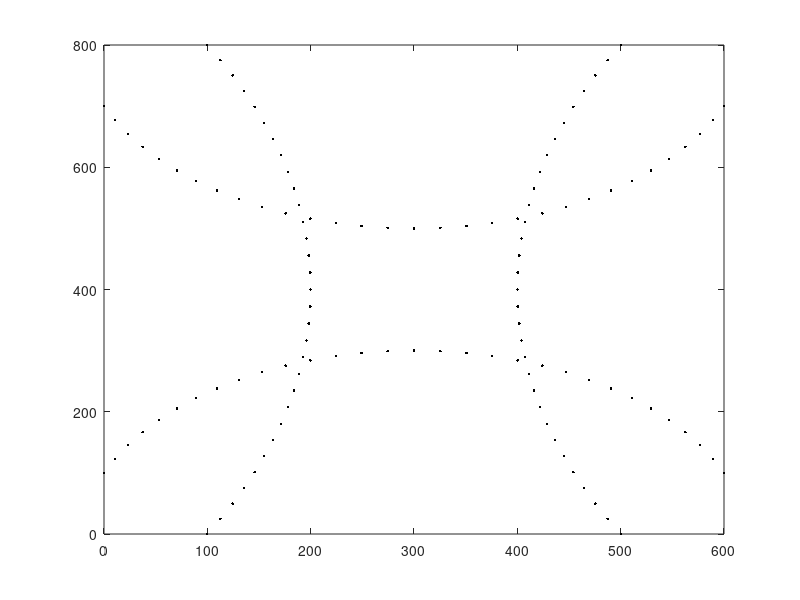

The MATLAB script that drew this image:
%% --------------------4 CURVED STIFFENERS ----------------------------
XX=[0,10.7117338180542,23.2007675170898,37.3898773193359,53.1922760009766,70.5108718872070,...
    89.2392730712891,109.263145446777,130.458847045898,152.696121215820,175.838409423828,199.742721557617,...
    224.262969970703,249.248443603516,274.545684814453,300.000152587891,325.454650878906,350.752716064453,...
    375.738922119141,400.259124755859,424.163452148438,447.304901123047,469.541412353516,490.737091064453,...
    510.760986328125,529.489929199219,546.808959960938,562.611267089844,576.800292968750,589.288696289063,600];

YY=[0,24.7065277099609,49.8134307861328,75.2942810058594,101.121543884277,127.267654418945,...
    153.704727172852,180.404602050781,207.338699340820,234.478332519531,261.794494628906,289.258178710938,...
    316.839965820313,344.510498046875,372.240203857422,399.999542236328,427.758880615234,455.488616943359,...
    483.159149169922,510.740936279297,538.204589843750,565.521179199219,592.661132812500,619.594909667969,...
    646.294433593750,672.731506347656,698.877624511719,724.704895019531,750.185791015625,775.293090820313,800];
XXstiffener(1,:)=XX;
XXstiffener(2,:)=XX;
YYstiffener(1,:)=sqrt(325^2-(XX-300).^2)-25;
YYstiffener(2,:)=-sqrt(325^2-(XX-300).^2)+825;

YYstiffener(3,:)=YY;
YYstiffener(4,:)=YY;
XXstiffener(3,:)=sqrt(850^2-(YY-400).^2)-650;
XXstiffener(4,:)=-sqrt(850^2-(YY-400).^2)+1250;
figure;
for estiffener=1:4
    plot(XXstiffener(estiffener,:),YYstiffener(estiffener,:),'k.')
    hold on
end
% axis image;hold off;